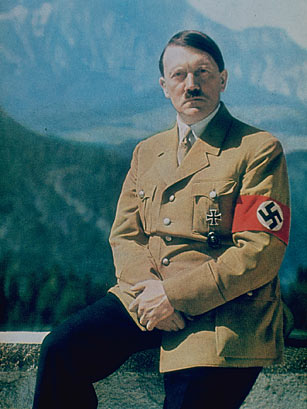
#> input picture input.jpg, 307 x 409 px, found by its file name
$ python edge_detection.py   (older library calls are emulated)
#> lines starting #> are read from the running program, lines starting #| are printed output that depends on the picture; after the words box and inside, x2 and y2 are one past the last pixel; in counts of white or black regions, pixels touching at a corner belong together

import cv2
import numpy as np
import matplotlib.pyplot as plt
from scipy import ndimage
from pathlib import Path


# Create an output directory
OUTPUT = Path("outputs")
OUTPUT.mkdir(exist_ok=True)

# Load image as grayscale
image = cv2.imread("input.jpg", cv2.IMREAD_GRAYSCALE)
#> image: shape (409, 307); min 0, max 255, mean 91.5

if image is None:
    raise FileNotFoundError(
        "Place input.jpg in the same folder as this script."
    )

image = image.astype(np.float32) / 255.0


# --------------------------------------------------
# PART A: FIRST-ORDER EDGE DETECTION
# --------------------------------------------------

# Roberts cross operator
roberts_x = np.array([[1, 0],
                      [0, -1]], dtype=np.float32)

roberts_y = np.array([[0, 1],
                      [-1, 0]], dtype=np.float32)

rx = ndimage.convolve(image, roberts_x)
ry = ndimage.convolve(image, roberts_y)
roberts_manual = np.hypot(rx, ry)


# Prewitt operator
prewitt_x = np.array([[-1, 0, 1],
                      [-1, 0, 1],
                      [-1, 0, 1]], dtype=np.float32)

prewitt_y = prewitt_x.T

px = ndimage.convolve(image, prewitt_x)
py = ndimage.convolve(image, prewitt_y)
prewitt_manual = np.hypot(px, py)


# Sobel operator
sobel_x = np.array([[-1, 0, 1],
                    [-2, 0, 2],
                    [-1, 0, 1]], dtype=np.float32)

sobel_y = sobel_x.T

sx = ndimage.convolve(image, sobel_x)
sy = ndimage.convolve(image, sobel_y)
sobel_manual = np.hypot(sx, sy)


# Built-in Sobel implementation
sobel_built_x = cv2.Sobel(
    image, cv2.CV_32F, 1, 0, ksize=3
)
sobel_built_y = cv2.Sobel(
    image, cv2.CV_32F, 0, 1, ksize=3
)
sobel_builtin = np.hypot(sobel_built_x, sobel_built_y)


# --------------------------------------------------
# PART B: SECOND-ORDER EDGE DETECTION
# --------------------------------------------------

# Smooth first to reduce noise
smoothed = cv2.GaussianBlur(
    image, (0, 0), sigmaX=1.2
)
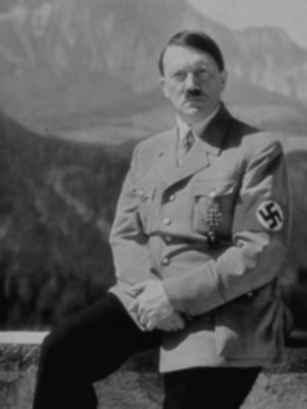
#> smoothed: shape (409, 307) float32; min 0.0343, max 0.708, mean 0.359

# Laplacian of Gaussian (LoG)
log_response = cv2.Laplacian(
    smoothed, cv2.CV_32F, ksize=3
)


# Difference of Gaussians (DoG)
blur_small = cv2.GaussianBlur(
    image, (0, 0), sigmaX=1.0
)
blur_large = cv2.GaussianBlur(
    image, (0, 0), sigmaX=2.0
)

dog_response = blur_small - blur_large
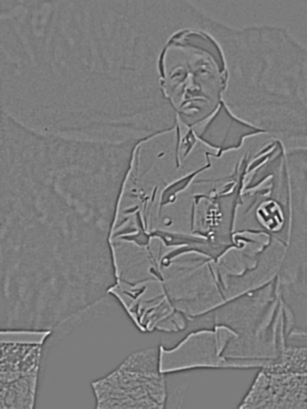
#> dog_response: shape (409, 307) float32; min -0.206, max 0.216, mean -2.23e-06; drawn with min black and max white


# Zero-crossing detector
def detect_zero_crossings(response, threshold=0.02):
#> called with threshold = 0.02
    positive = ndimage.maximum_filter(response, size=3)
    negative = ndimage.minimum_filter(response, size=3)

    # A neighborhood crosses zero if it has both signs
    crosses = (positive > 0) & (negative < 0)
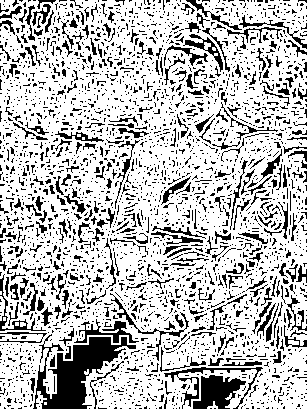
#> crosses: shape (409, 307) bool; 74.5% white; 2842 black regions (2524 under 20 px), largest, box (x1, y1, x2, y2) and area: (33, 334, 136, 409) 3139, (193, 375, 246, 409) 1084, (164, 367, 263, 409) 584

    # Reject weak responses to reduce noise
    strong = (positive - negative) > threshold
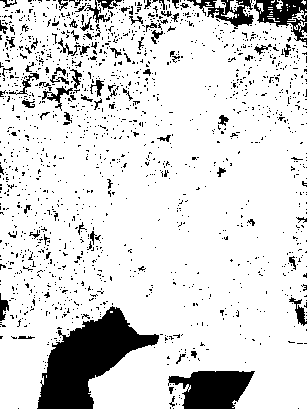
#> strong: shape (409, 307) bool; 85.7% white; 1585 black regions (1500 under 20 px), largest, box (x1, y1, x2, y2) and area: (37, 306, 159, 409) 5893, (168, 371, 255, 409) 2299, (254, 0, 307, 45) 1068

    return crosses & strong
#> returned value: shape (409, 307) bool; 67.4% white; 2975 black regions (2616 under 20 px), largest, box (x1, y1, x2, y2) and area: (33, 293, 189, 409) 6626, (164, 367, 263, 409) 2658, (186, 0, 307, 49) 2256


log_edges = detect_zero_crossings(log_response)
dog_edges = detect_zero_crossings(dog_response)
#> call 2 of detect_zero_crossings, with threshold = 0.02
#> in detect_zero_crossings (call 2), `positive = ndimage.maximum_filter(response, size=3)`:
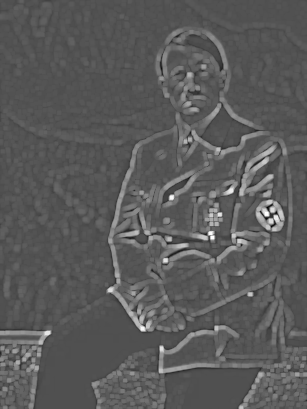
#> positive: shape (409, 307) float32; min -0.0986, max 0.216, mean 0.0134; drawn with min black and max white
#> in detect_zero_crossings (call 2), `negative = ndimage.minimum_filter(response, size=3)`:
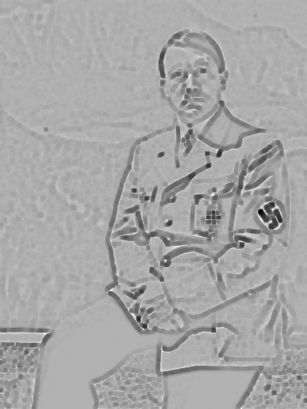
#> negative: shape (409, 307) float32; min -0.206, max 0.0878, mean -0.0132; drawn with min black and max white
#> in detect_zero_crossings (call 2), `crosses = (positive > 0) & (negative < 0)`: crosses: shape (409, 307) bool; 67.7% white; 2306 black regions (1902 under 20 px), largest, box (x1, y1, x2, y2) and area: (33, 330, 127, 409) 1964, (104, 293, 247, 372) 1120, (48, 337, 136, 399) 910
#> in detect_zero_crossings (call 2), `strong = (positive - negative) > threshold`: strong: shape (409, 307) bool; 34.3% white; 523 white regions (493 under 20 px), largest, box (x1, y1, x2, y2) and area: (89, 27, 307, 409) 36615, (0, 323, 55, 409) 3260, (3, 276, 11, 298) 109
#> in detect_zero_crossings (call 2), `return crosses & strong`:
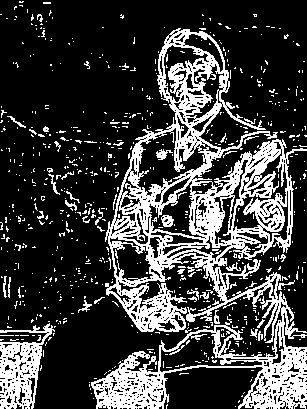
#> returned value: shape (409, 307) bool; 24.6% white; 690 white regions (653 under 20 px), largest, box (x1, y1, x2, y2) and area: (91, 28, 307, 409) 24573, (0, 323, 55, 409) 2251, (161, 215, 174, 227) 104


# --------------------------------------------------
# PART C: DISPLAY AND SAVE RESULTS
# --------------------------------------------------

results = [
    (image, "Original Image"),
    (roberts_manual, "Roberts Operator"),
    (prewitt_manual, "Prewitt Operator"),
    (sobel_manual, "Sobel - Manual"),
    (sobel_builtin, "Sobel - OpenCV"),
    (log_response, "LoG Response"),
    (log_edges, "LoG Zero Crossings"),
    (dog_response, "DoG Response"),
    (dog_edges, "DoG Zero Crossings"),
]

fig, axes = plt.subplots(3, 3, figsize=(13, 12))

for ax, (result, title) in zip(axes.flat, results):
    ax.imshow(result, cmap="gray")
    ax.set_title(title)
    ax.axis("off")
#> this loop made 9 passes
#> title on passes 1 to 9: 'Original Image', 'Roberts Operator', 'Prewitt Operator', 'Sobel - Manual', 'Sobel - OpenCV', 'LoG Response', 'LoG Zero Crossings', 'DoG Response', 'DoG Zero Crossings'

plt.tight_layout()
plt.savefig(OUTPUT / "edge_detection_results.png", dpi=200)
plt.show()

print("Edge detection completed.")
print("Results saved to outputs/edge_detection_results.png")
